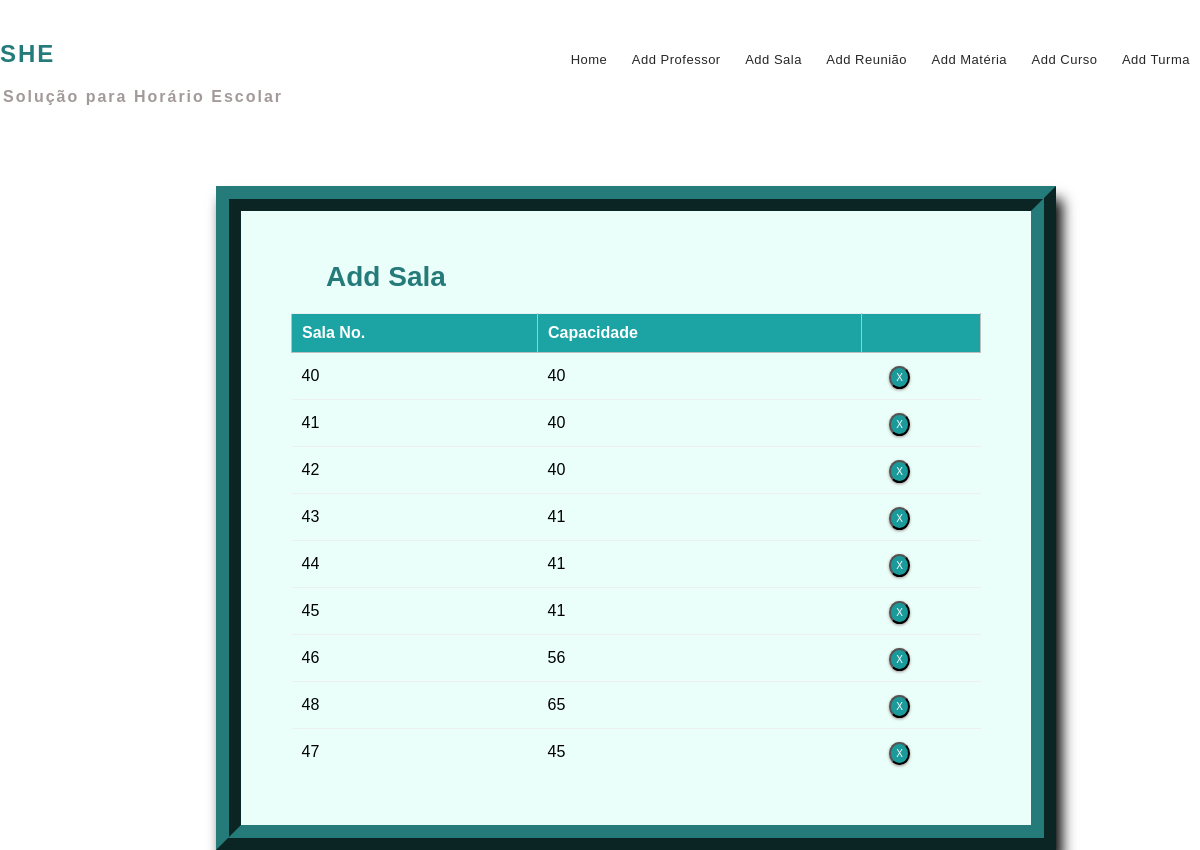
The app's page /room_list/ with its own data.
### mm1/models.py (models this page shows, shortened)
class Room(models.Model):
    r_number = models.CharField(max_length=6)
    seating_capacity = models.IntegerField(default=0)

### mm1/views.py (the view)
# urls.py: path('room_list/', views.room_list, name='editrooms'),
def room_list(request):
    context = {
        'rooms': Room.objects.all()
    }
    return render(request, 'rmlist.html', context)

### templates/rmlist.html (shortened to what this page needs)
{% extends 'base.html' %}
{% block content %}
{% load static %}
<fieldset class="fieldset">
    <a href="{% url 'addroom'%}"><h1 class="tablink" onclick="openPage('new')" id="defaultOpen">Add Sala</h1></a>
    <div class="tabcontent" id="edit">
        <table class="table1">
            <thead>
            <tr class="table-headers">
            <th>Sala No.</th>
            <th>Capacidade</th>
            <th  class="empty"></th>
            </tr>
            </thead>
            <tbody>
            {% for rm in rooms %}
            <tr>
             <td>{{rm.r_number}}</td>
             <td>{{rm.seating_capacity}}</td>
             <td class="empty">
                <form action="{% url 'deleteroom' rm.id %}" method="post">
                        <input type="submit" value="X" class="cross">
                </form>
             </td>
             </tr>
            {% endfor %}
            </tbody>
        </table>
    </div>
</fieldset>
{% endblock %}

### static/CSS/style.css (style rules this page uses)
* { margin: 0; padding: 0; box-sizing: border-box; font-family: sans-serif; }
html { scroll-behavior: smooth; }
a { text-decoration:none; }
form { margin-top: 3%; margin-left: 18%; margin-right: 12%; }
fieldset h1 { color: #257a7a; padding-bottom: 20px; margin-left: 35px; display: inline-block; cursor: pointer; font-size: 28px; }
fieldset input { padding:8px; color: #938c8c }
.table2 td, th { border: 1px solid rgb(190,190,190); padding: 10px 20px; }
.table1 { width: 100%; border-collapse: collapse; text-align: left; overflow: hidden; }
.table1 td, th { border-top: 1px solid #ECF0F1; padding: 10px; }
.table1 th { background-color: #1ca4a4; color: #fff; }
.cross { border-radius: 50%; font-size:10px; box-shadow: 0px 1px 3px 0px #9e9292; padding: 4px 5px; color: #fff; background-color: #1a9a9a; cursor: pointer; }
.fieldset { margin-top: 3%; margin-left: 18%; margin-right: 12%; padding: 50px; border-width: 25px; border-style: ridge; border-color: #257a7a; box-shadow: 6px 13px 13px 0px black; background-color: #ebfffa; }

### records on screen
Room: r_number "40", seating_capacity "40"
Room: r_number "41", seating_capacity "40"
Room: r_number "42", seating_capacity "40"
Room: r_number "43", seating_capacity "41"
Room: r_number "44", seating_capacity "41"
Room: r_number "45", seating_capacity "41"
Room: r_number "46", seating_capacity "56"
Room: r_number "48", seating_capacity "65"
Room: r_number "47", seating_capacity "45"
